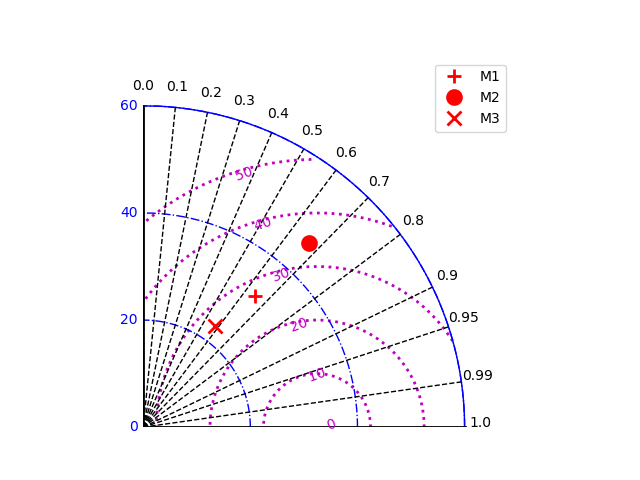

This chart was generated by the following Python code:
'''
How to create a Taylor diagram with a legend plus suppressed axes titles

A fifth example of how to create a Taylor diagram given one set of
reference observations and multiple model predictions for the quantity.

This example is a variation on the fourth example (taylor4) where now a
legend is added, and axes titles are suppressed. Note that symbols are
used for the points when requesting a legend.

All functions in the Skill Metrics library are designed to only work with
one-dimensional arrays, e.g. time series of observations at a selected
location. The one-dimensional data are read in as dictionaries via a 
pickle file: ref['data'], pred1['data'], pred2['data'], 
and pred3['data']. The plot is written to a file in Portable Network 
Graphics (PNG) format.

The reference data used in this example are cell concentrations of a
phytoplankton collected from cruise surveys at selected locations and 
time. The model predictions are from three different simulations that
have been space-time interpolated to the location and time of the sample
collection. Details on the contents of the dictionary (once loaded) can 
be obtained by simply executing the following two statements

>> key_to_value_lengths = {k:len(v) for k, v in ref.items()}
>> print key_to_value_lengths
{'units': 6, 'longitude': 57, 'jday': 57, 'date': 57, 'depth': 57, 
'station': 57, 'time': 57, 'latitude': 57, 'data': 57}

Author: Peter A. Rochford
        Symplectic, LLC
        www.thesymplectic.com

Created on Dec 6, 2016

@author: [email redacted]
'''
import sys
sys.path.append('../../../modules')
import matplotlib.pyplot as plt
import numpy as np
import pickle
import skill_metrics as sm
from sys import version_info

def load_obj(name):
    # Load object from file in pickle format
    if version_info[0] == 2:
        suffix = 'pkl'
    else:
        suffix = 'pkl3'

    with open(name + '.' + suffix, 'rb') as f:
        return pickle.load(f) # Python2 succeeds

class Container(object): 
    
    def __init__(self, pred1, pred2, pred3, ref):
        self.pred1 = pred1
        self.pred2 = pred2
        self.pred3 = pred3
        self.ref = ref
        
if __name__ == '__main__':
    
    # Close any previously open graphics windows
    # ToDo: fails to work within Eclipse
    plt.close('all')
        
    # Read data from pickle file
    data = load_obj('taylor_data')

    # Calculate statistics for Taylor diagram
    # The first array element corresponds to the reference series 
    # for the while the second is that for the predicted series.
    taylor_stats1 = sm.taylor_statistics(data.pred1,data.ref,'data')
    taylor_stats2 = sm.taylor_statistics(data.pred2,data.ref,'data')
    taylor_stats3 = sm.taylor_statistics(data.pred3,data.ref,'data')
    
    # Store statistics in arrays
    sdev = np.array([taylor_stats1['sdev'][0], taylor_stats1['sdev'][1], 
                     taylor_stats2['sdev'][1], taylor_stats3['sdev'][1]])
    crmsd = np.array([taylor_stats1['crmsd'][0], taylor_stats1['crmsd'][1], 
                      taylor_stats2['crmsd'][1], taylor_stats3['crmsd'][1]])
    ccoef = np.array([taylor_stats1['ccoef'][0], taylor_stats1['ccoef'][1], 
                      taylor_stats2['ccoef'][1], taylor_stats3['ccoef'][1]])

    # Specify labels for points in a cell array (M1 for model prediction 1,
    # etc.). Note that a label needs to be specified for the reference even
    # though it is not used.
    label = ['Non-Dimensional Observation', 'M1', 'M2', 'M3']
    
    '''
    Produce the Taylor diagram

    Label the points and change the axis options for SDEV, CRMSD, and CCOEF.
    Increase the upper limit for the SDEV axis and rotate the CRMSD contour 
    labels (counter-clockwise from x-axis). Exchange color and line style
    choices for SDEV, CRMSD, and CCOEFF variables to show effect. Increase
    the line width of all lines. Suppress axes titles and add a legend.

    For an exhaustive list of options to customize your diagram, 
    please call the function at a Python command line:
    >> taylor_diagram
    '''
    sm.taylor_diagram(sdev,crmsd,ccoef, markerLabel = label,
                      markerLabelColor = 'r', 
                      markerColor = 'r', markerLegend = 'on', 
                      tickRMS = range(0,60,10), tickRMSangle = 110.0,
                      colRMS = 'm', styleRMS = ':', widthRMS = 2.0, 
                      titleRMS = 'off', tickSTD = range(0,80,20), 
                      axismax = 60.0, colSTD = 'b', styleSTD = '-.', 
                      widthSTD = 1.0, titleSTD = 'off', 
                      colCOR = 'k', styleCOR = '--', widthCOR = 1.0, 
                      titleCOR = 'off')

    # Write plot to file
    plt.savefig('taylor5.png')

    # Show plot
    plt.show()
